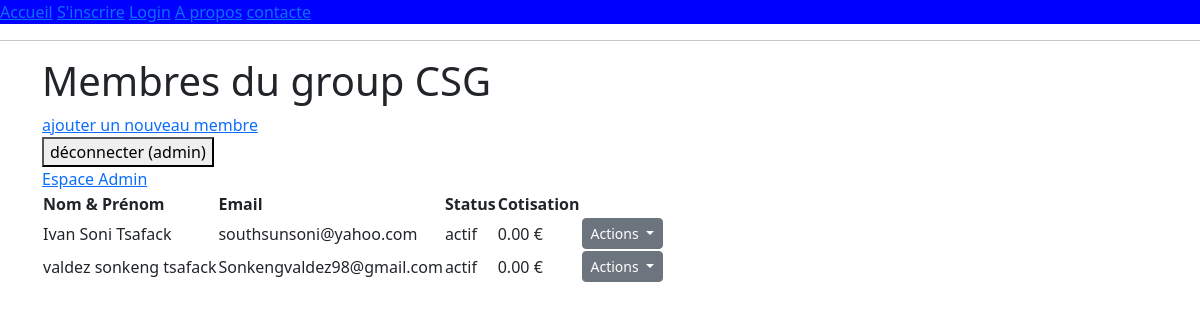
The app's page /liste/ (signed in), older data.
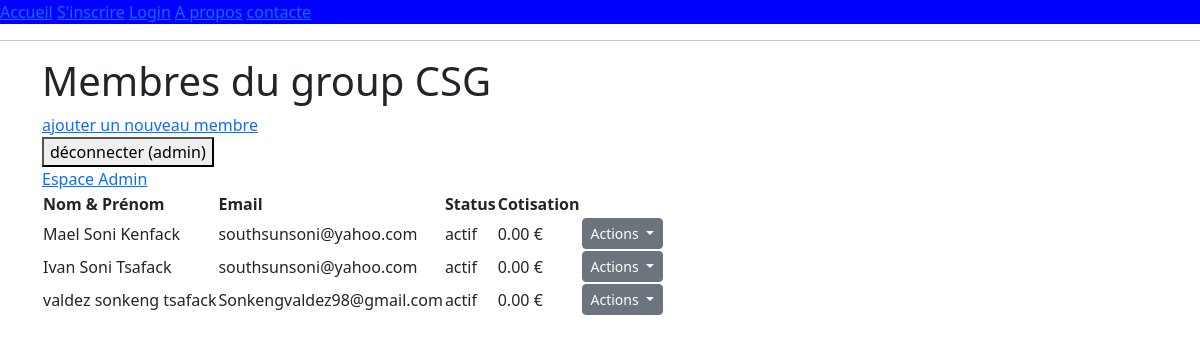
The same page, newer data.
### members/models.py (models this page shows, shortened)
class Membre(models.Model):
    user = models.OneToOneField(User,on_delete=models.CASCADE, null=True, blank=True)
    STATUS_ACTIVITE=[
        ('actif', 'Àctif'),
        ('inactif', 'Inactif'),
        ('en_probation', 'En probation'),
        ('default', ''),
    ]
    nom = models.CharField(max_length=100)
    prenom = models.CharField(max_length=100)
    email = models.EmailField(unique=False)
    matricule= models.CharField(max_length=6,unique=True)
    status= models.CharField(max_length=20,choices=STATUS_ACTIVITE, default='default')
    cotisation = models.DecimalField(max_digits=10, decimal_places=2, default=0.00)

### members/views.py (the view)
# urls.py: path('liste/', views.liste_membres, name='liste_membres'),
@login_required
def liste_membres(request):
    membres = Membre.objects.all().order_by('nom')
    return render(request, 'members/liste_membres.html', {'membres': membres})

### members/templates/members/liste_membres.html (shortened to what this page needs)
{% extends 'members/accueil.html' %}
{% block  content %}
    <div class="container">
        <h1>Membres du group  CSG</h1>
        <a href="{% url 'ajouter_membre' %}" class="btn-add">ajouter un nouveau membre</a>
        <form action="{% url 'logout' %}" method="post">
        <button type="submit" >
             déconnecter ({{ user.username }})
        </button></form>
        <a href="{% url 'login' %}">Espace Admin</a>
        <table>
            <thead>
                <tr>
                    <th>Nom & Prénom</th>
                    <th>Email</th>
                    <th>Status</th>
                    <th>Cotisation</th>
                </tr>
            </thead>
            <tbody>
                {% for membre in membres %}
                <tr>
                    <td>{{ membre.prenom }} {{ membre.nom }}</td>
                    <td>{{ membre.email }}</td>
                    <td>{{ membre.status}}</td>
                    <td>{{ membre.cotisation|floatformat:2 }} €</td>
<td>
    <div class="dropdown">
        <button class="btn btn-secondary btn-sm dropdown-toggle" type="button" id="dropdownMenu{{ membre.id }}" data-bs-toggle="dropdown" aria-expanded="false">
            Actions
        </button>
    </div>
</td>
                </tr>
                {% empty %}
                <tr>
                    <td colspan="4" style="text-align: center;">Aucun membre enregistré pour le moment.</td>
                </tr>
                {% endfor %}
            </tbody>
        </table>
    </div>
{% endblock  %}

### members/templates/members/accueil.html (shortened to what this page needs)
<!DOCTYPE html>
<html lang="fr">
<head>
    <link href="https://cdn.jsdelivr.net/npm/bootstrap@5.3.3/dist/css/bootstrap.min.css" rel="stylesheet">
</head>
<body>
     <nav style="background-color:blue">
        <a href="{% url 'accueil' %}">Accueil</a>
        <a href="{% url 'inscrire_membre' %}">S'inscrire</a>
        <a href="{% url 'login' %}">Login</a>
        <a href="{% url 'accueil' %}">A propos</a>
        <a href="{% url 'login' %}">contacte</a>
    </nav>
    <hr>
    <main>
        {% block content %}
        {% endblock %}
    </main>
</body>
</html>

Row changes from the older to the newer data that the page shows:
added Membre: prenom "Mael", nom "Soni Kenfack", email "southsunsoni@yahoo.com", status "actif", cotisation "0.00"
